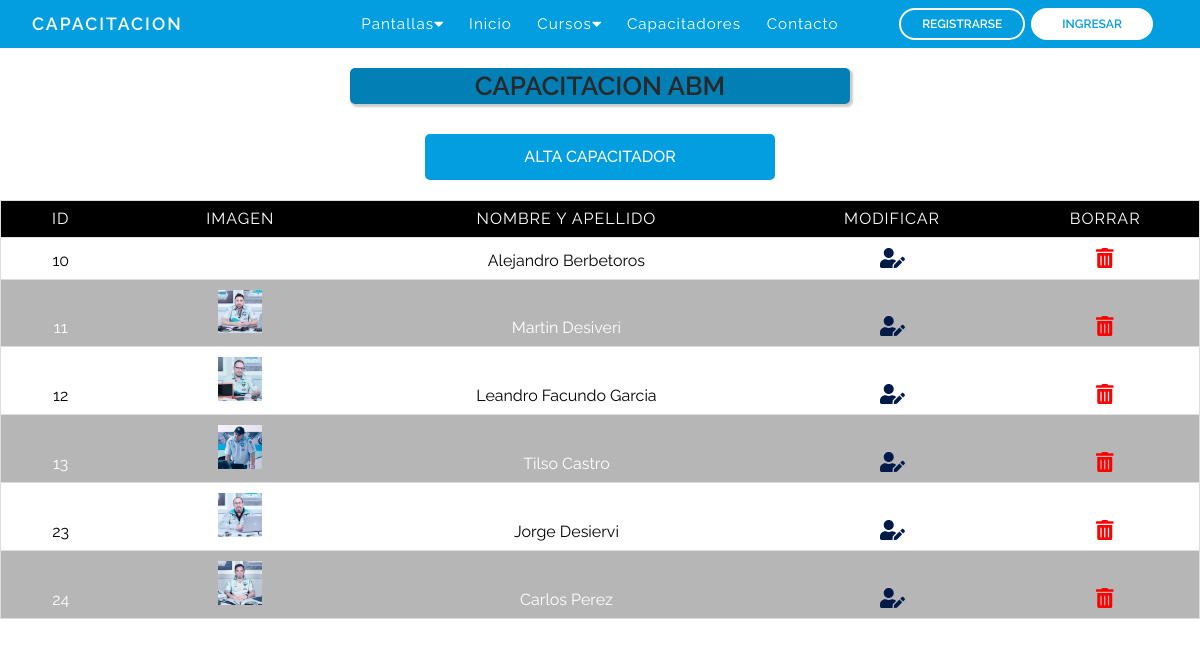
/abmCapacitadores.php, run on the app's committed database.
### tables this page shows
CREATE TABLE `capacitadores` (
  `id` int(10) NOT NULL,
  `nombre` varchar(120) NOT NULL,
  `apellido` varchar(120) NOT NULL,
  `cuil_cuit` int(11) NOT NULL,
  `imagen` varchar(255) NOT NULL DEFAULT 'usersNone.png',
  `telefono` varchar(12) NOT NULL,
  `direccion` varchar(120) NOT NULL,
  `codigo_postal` varchar(10) NOT NULL,
  `email` varchar(120) NOT NULL,
  `especialidad` varchar(255) NOT NULL,
  `descripcion` varchar(1000) NOT NULL,
  `provincia` varchar(60) NOT NULL,
  `fecha_alta` date NOT NULL DEFAULT current_timestamp(),
  `fecha_baja` date NOT NULL
);

### abmCapacitadores.php (the view, shortened to what this page needs)
<?php
require_once('bd/conexion.php');
$consulta = $pdo->prepare('SELECT id, imagen, nombre, apellido FROM capacitadores');
$consulta -> execute();
?>
<!DOCTYPE html>
<html lang="es">
<head>
	<link rel="stylesheet" href="css/reset.css">
	<link rel="stylesheet" type="text/css" href="css/abm.css">
</head>
</body>
<body>
		<?php require_once("nav.php") ?>
		<div class="cont_title">
			<p>CAPACITACION ABM</p>
		</div>
			<div class="contenedor">
			<a href="formularioCapacitador.php" class="btnAlta">ALTA CAPACITADOR</a>
		<table border="1">
			<thead>
				<tr>
					<th class="Id">Id</th>
					<th class="Imagen">Imagen</th>
					<th class="NombreApellido">Nombre y apellido</th>
					<th class="Borrar">Modificar</th>
					<th class="Editar">Borrar</th>
				</tr>
			</thead>
			<tbody>
				<tr>
				<?php while ($datos = $consulta->fetch(PDO::FETCH_ASSOC)) { ?>
					<td class="id" data-label="id"><?= $datos['id'] ?></td>
					<td class="imagen" ><img width="20%" src="images/capacitadores/<?= $datos['imagen'] ?>" alt=""></td>
					<td class="nombreApellido" data-label="Nombre y Apellido"><?= $datos['nombre'].' '.$datos['apellido'] ?></td>
					<td class="Editar"><a href="<?= 'editCapacitador.php?id='.$datos['id'] ?>"><i class="fas fa-user-edit edit"></i></a></td>
					<td class="Borrar"><a onclick="return confirma()" href="<?= 'deleteCapacitadores.php?id='.$datos['id'] ?>"><i class="fas fa-trash-alt  borrar "></i></a></td>
				</tr>
				<?php } ?>
			</tbody>
		</table>
	</div>
</body>
</html>

### css/abm.css (style rules this page uses)
* { font-family: 'Raleway', sans-serif !important; font-size: 16px; }
.cont_title { text-align: center; display: flex; justify-content: center; font-family: 'Raleway', sans-serif !important; }
.cont_title p { max-width: 1200px; border-radius: 5px; color: rgb(41, 41, 41);; width: 500px; font-size: 26px; font-weight: 600; background-color: #027fb5;; box-shadow: 2px 2px 2px 1px rgba(0, 0, 0, 0.2); padding: 5px; margin: 20px 10px 10px 10px; }
.btnAlta { display: block; background-color: #029ee0; width: 200px; border: none; color: #ffffff; font-weight: 500; padding: 12px 10px; text-decoration: none; font-size: 20px; border-radius: 5px; margin: 20px 0 0 0; text-align: center; }
.contenedor { display: flex; flex-wrap: wrap; justify-content: center; }
.btnAlta { background-color: #029ee0; width: 350px; border: none; color: white; font-weight: 500; padding: 15px 12px; text-decoration: none; font-size: 16px; border-radius: 5px; margin: 20px 0 20px 0; text-align: center; }
table { max-width: 1200px; border: 1px solid #ccc; width: 100%; margin: 0; padding: 0; border-collapse: collapse; border-spacing: 0; }
table tr { border: 1px solid #ddd; padding: 5px; }
table td, table th { text-align: center; padding: 10px; }
.id { width: 10%; }
table th { text-transform: uppercase; font-family: 18px; letter-spacing: 1px; background-color: #000000; color: #fff }
.imagen { width: 20%; }
.edit { text-decoration: none; color: #001a49; font-size: 20PX; }
.borrar { text-decoration: none; color: red; font-size: 20PX; }

### css/nav.css (style rules this page uses)
* { padding: 0; margin: 0; box-sizing: border-box; }
a { text-decoration: none; }

### data on the page
capacitadores: id "10", nombre "Alejandro", apellido "Berbetoros"
capacitadores: id "11", imagen (picture), nombre "Martin", apellido "Desiveri"
capacitadores: id "12", imagen (picture), nombre "Leandro Facundo", apellido "Garcia"
capacitadores: id "13", imagen (picture), nombre "Tilso", apellido "Castro"
capacitadores: id "23", imagen (picture), nombre "Jorge", apellido "Desiervi"
capacitadores: id "24", imagen (picture), nombre "Carlos", apellido "Perez"
